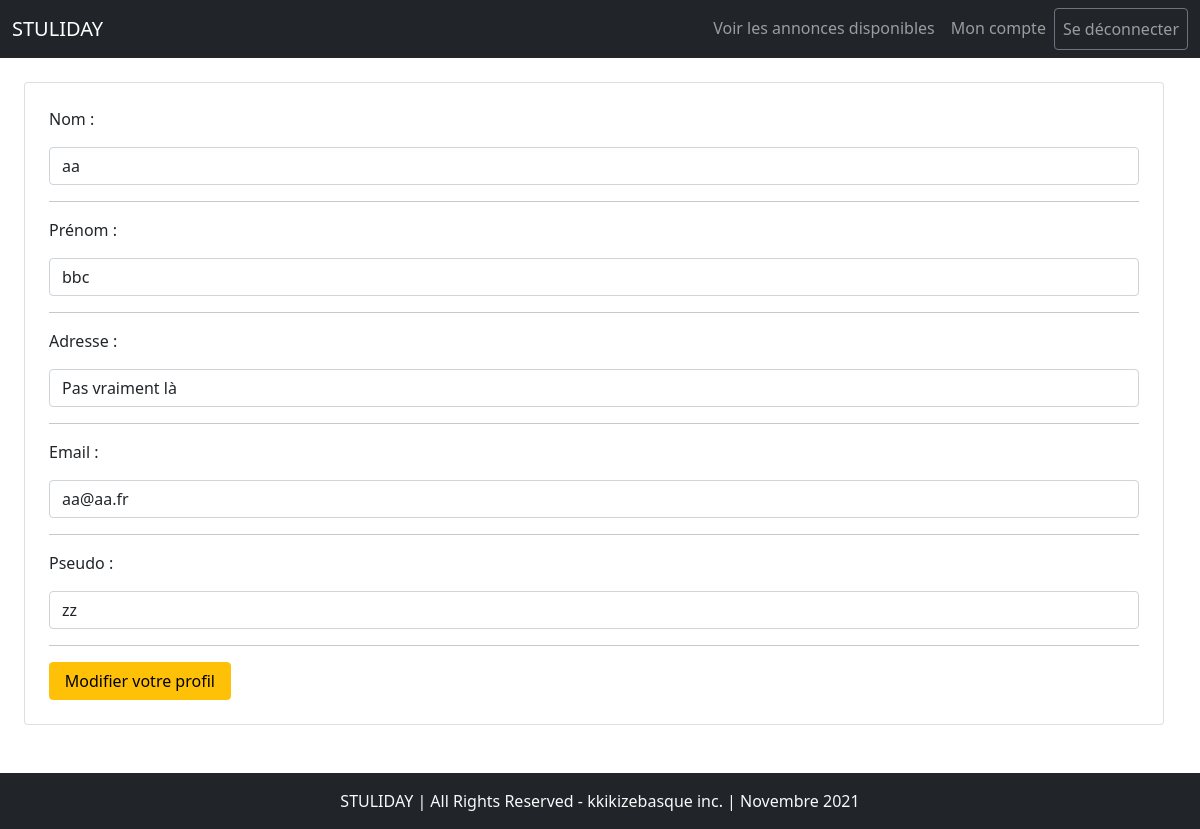
The page /modifier-user.php (signed in) on the database its author committed.
### tables this page shows
CREATE TABLE `user` (
  `id` int(11) NOT NULL,
  `lastname` varchar(25) NOT NULL,
  `firstname` varchar(50) NOT NULL,
  `adress` varchar(255) NOT NULL,
  `email` varchar(200) NOT NULL,
  `username` varchar(25) NOT NULL,
  `password` varchar(512) NOT NULL
);

### _zoom-user.php (called while the page is built, shortened)
<?php
$id = $_SESSION['id'];
$viewUser = "SELECT * from user WHERE id = :id";
$reqViewUser = $connexion->prepare($viewUser);
$reqViewUser->bindValue(':id',$id);
$reqViewUser->execute();
$user = $reqViewUser->fetch();
?>

### modifier-user.php (the view, shortened to what this page needs)
<?php
require 'includes/connect.php';
include_once '_navbar.php';
include_once '_zoom-user.php';
?>
<main class="main-content position-relative max-height-vh-100 h-100 mt-1 border-radius-lg ps ps--active-y">
    <div class="card container m-4 p-4">
        <form action="modifier-user_post.php" method="post" >
            <p class="text-bold">Nom :</p>
            <input type="text" class="form-control" name="lastname" value="<?php echo $user['lastname']; ?>" />
            <hr>
            <p class="text-bold">Prénom :</p>
            <input type="text" class="form-control" name="firstname" value="<?php echo $user['firstname']; ?>" />
            <hr>
            <p class="text-bold">Adresse :</p>
            <input type="text" class="form-control" name="adress" value="<?php echo $user['adress']; ?>" />
            <hr>
            <p class="text-bold">Email :</p>
            <input type="email" class="form-control" name="email" value="<?php echo $user['email']; ?>" />
            <hr>
            <p class="text-bold">Pseudo :</p>
            <input type="text" class="form-control" name="username" value="<?php echo $user['username']; ?>" />
            <hr>
            <button type="submit" class="btn btn-warning col-2">Modifier votre profil</button>
        </form>
    </div>
</main>
<?php
include_once '_footer.php';
?>

### rows shown on the page
user: lastname "aa", firstname "bbc", adress "Pas vraiment là", email "aa@aa.fr", username "zz"
